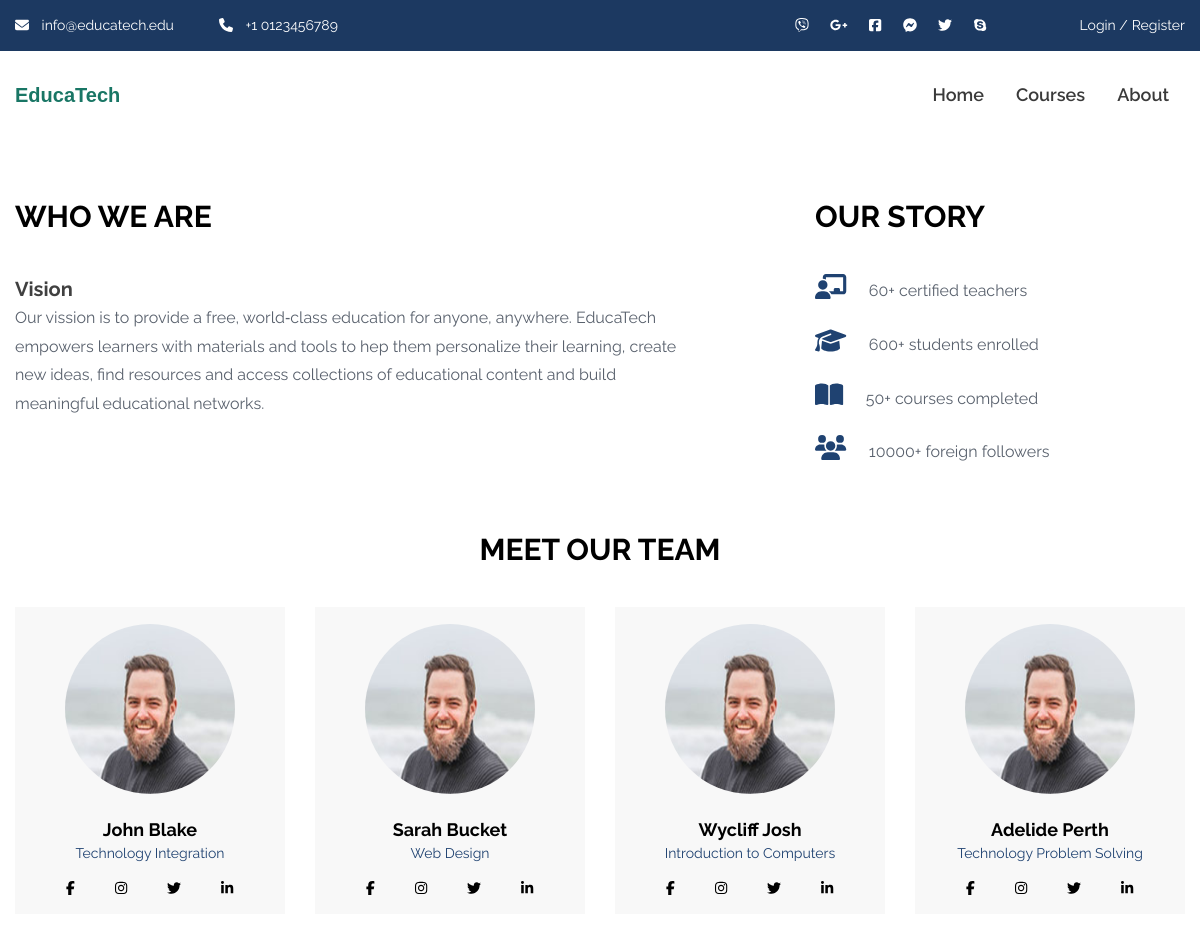
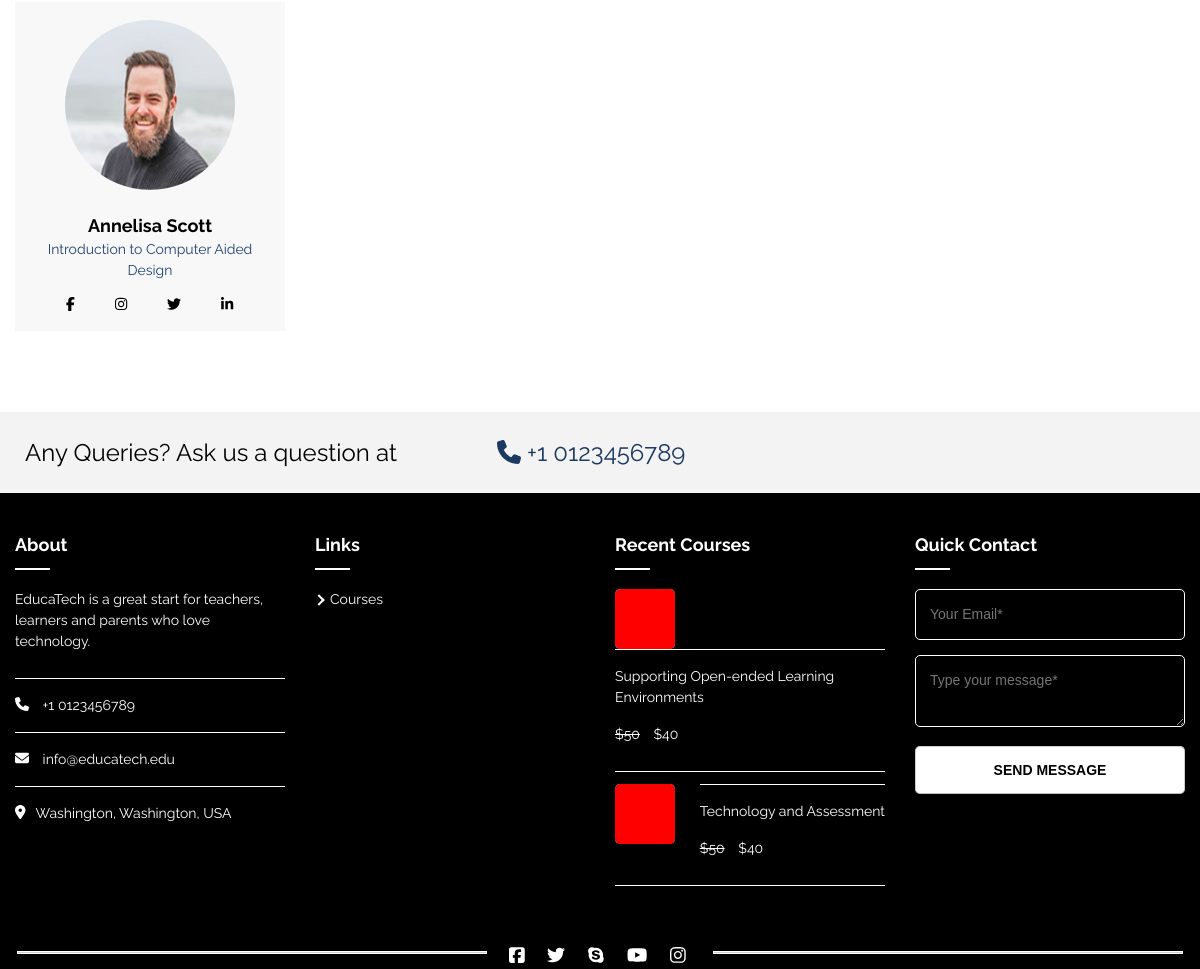
The page /about/ on the database its author committed (2 pictures, top to bottom).
### courses/models.py (models this page shows)
class Instructor(models.Model):
    instructor_name = models.CharField(max_length=50,default="",null=True)
    course_teaching = models.CharField(max_length=50,default="",null=True)

### courses/views.py (the view)
# urls.py: path('about/',views.about, name='about'),
def about(request):
    instructors = Instructor.objects.all()
    context = {'instructors':instructors}
    return render(request, 'courses/about.html',context)

### courses/templates/courses/about.html (shortened to what this page needs)
{% extends "courses/base.html" %}
{% load static %}
{% block content %}
<section class="about-upper-section" itemprop="mainContentofPage">
    <div class="container">
        <article class="who-we-are">
            <h2 class="top-heading">who we are</h2>
            <h3 style="font-size: 2rem;">Vision</h3>
            <p>Our vission is to provide a free, world‑class education for anyone, anywhere.
                EducaTech empowers learners with materials and tools to hep them personalize their learning, create new ideas, find resources and access collections of educational content and build meaningful educational networks.
            </p>
        </article>
        <div class="our-story">
            <h2 class="top-heading">our story</h2>
            <ul>
                <li><i class="fas fa-chalkboard-teacher"></i> <a href="#">60+ certified teachers</a></li>
                <li><i class="fas fa-graduation-cap"></i> <a href="#">600+ students enrolled</a></li>
                <li><i class="fas fa-book-open"></i> <a href="#">50+ courses completed</a></li>
                <li><i class="fas fa-users"></i> <a href="#">10000+ foreign followers</a></li>
            </ul>
        </div>
    </div>
</section>
<section class="team-members" itemprop="contributor">
    <div class="container">
        <h2 class="top-heading">meet our team</h2>
        <article class="developer-grid">
            {% for instructor in instructors %}
            <div class="developer-wrap">
                <img src="{% static 'images/developer-img.jpg' %}" alt="developer images">
                <h3>{{instructor.instructor_name}}</h3>
                <p>{{instructor.course_teaching}}</p>
                <ul>
                    <li><a href=""><i class="fab fa-facebook-f"></i></a></li>
                    <li><a href=""><i class="fab fa-instagram"></i></a></li>
                    <li><a href=""><i class="fab fa-twitter"></i></a></li>
                    <li><a href=""><i class="fab fa-linkedin-in"></i></a></li>
                </ul>
            </div>
            {% endfor %}
        </article>
    </div>
</section>
{% endblock content%}

### courses/templates/courses/base.html (shortened to what this page needs)
<!DOCTYPE html>
{% load static %}
<html>
<head>
	<link rel="stylesheet" type="text/css" href="{% static 'css/all.css' %}">
	<link rel="stylesheet" type="text/css" href="{% static 'css/all.min.css'%}">
	<link rel="stylesheet" type="text/css" href="{% static 'css/lightbox.css' %}">
	<link rel="stylesheet" type="text/css" href="{% static 'css/flexslider.css' %}">
	<link rel="stylesheet" type="text/css" href="{% static 'css/owl.carousel.css' %}">
	<link rel="stylesheet" type="text/css" href="{% static 'css/owl.theme.default.css' %}">
	<link rel="stylesheet" type="text/css" href="{% static 'css/jquery.rateyo.css' %}">
	<link rel="stylesheet" type="text/css" href="{% static 'css/inner-page-style.css' %}">
	<link rel="stylesheet" type="text/css" href="{% static 'css/style.css' %}">
</head>
<body>
	<div id="page" class="site" itemscope itemtype="http://schema.org/LocalBusiness">
		<header class="site-header">
			<div class="top-header">
				<div class="container">
					<div class="top-header-left">
						<div class="top-header-block">
							<a href="mailto:info@educatech.edu" itemprop="email"><i class="fas fa-envelope"></i> info@educatech.edu</a>
						</div>
						<div class="top-header-block">
							<a href="tel:+1 0123456789" itemprop="telephone"><i class="fas fa-phone"></i> +1 0123456789</a>
						</div>
					</div>
					<div class="top-header-right">
						<div class="social-block">
							<ul class="social-list">
								<li><a href=""><i class="fab fa-viber"></i></a></li>
								<li><a href=""><i class="fab fa-google-plus-g"></i></a></li>
								<li><a href=""><i class="fab fa-facebook-square"></i></a></li>
								<li><a href=""><i class="fab fa-facebook-messenger"></i></a></li>
								<li><a href=""><i class="fab fa-twitter"></i></a></li>
								<li><a href=""><i class="fab fa-skype"></i></a></li>
							</ul>
						</div>
						<div class="login-block">
							<a href="">Login /</a>
							<a href="">Register</a>
						</div>
					</div>
				</div>
			</div>
			<div class="main-header">
				<div class="container">
					<div class="" itemprop="logo">
						<a href="{% url 'home' %}"><h1 class="" style="padding-top:1.5rem; color:rgb(25, 118, 101);">EducaTech</h1></a>
					</div>
					<div class="nav-wrap">
						<nav class="nav-desktop">
							<ul class="menu-list">
								<li><a href="{% url 'home' %}">Home</a></li>
								<li class=""><a href="{% url 'course_listing' %}">Courses</a></li>
								<li><a href="{% url 'about' %}">About</a></li>
							</ul>
						</nav>
					</div>
				</div>
			</div>
		</header>
		{% block content %}
        {% endblock content %}
		<section class="query-section">
			<div class="container">
				<p>Any Queries? Ask us a question at<a href="tel:+1 0123456789"><i class="fas fa-phone"></i> +1 0123456789</a></p>
			</div>
		</section>
		<footer class="page-footer" itemprop="footer" itemscope itemtype="http://schema.org/WPFooter">
			<div class="footer-first-section">
				<div class="container">
					<div class="box-wrap" itemprop="about">
						<header>
							<h1>about</h1>
						</header>
						<p>EducaTech is a great start for teachers, learners and parents who love technology.</p>
						<h4><a href="tel:+1 0123456789"><i class="fas fa-phone"></i> +1 0123456789</a></h4>
						<h4><a href="mailto:info@educatech.edu"><i class="fas fa-envelope"></i> info@educatech.edu</a></h4>
						<h4><a href=""><i class="fas fa-map-marker-alt"></i>Washington, Washington, USA</a></h4>
					</div>
					<div class="box-wrap">
						<header>
							<h1>links</h1>
						</header>
						<ul>
							<li><a href="#">Courses</a></li>
						</ul>
					</div>
					<div class="box-wrap">
						<header>
							<h1>recent courses</h1>
						</header>
						<div class="recent-course-wrap">
							<img src="{% static 'images/ui-ux.jpg' %}" alt="Ui/Ux Designing">
							<a href=""><div class="course-name">
								<h4>Supporting Open-ended Learning Environments</h4>
								<p><span>$50</span> $40</p>
							</div></a>
						</div>
						<div class="recent-course-wrap">
							<img src="{% static 'images/ui-ux.jpg' %}" alt="Ui/Ux Designing">
							<a href=""><div class="course-name">
								<h4>Technology and Assessment</h4>
								<p><span>$50</span> $40</p>
							</div></a>
						</div>
					</div>
					<div class="box-wrap">
						<header>
							<h1>quick contact</h1>
						</header>
						<section class="quick-contact">
							<input type="email" name="email" placeholder="Your Email*">
							<textarea placeholder="Type your message*"></textarea>
							<button>send message</button>
						</section>
					</div>
				</div>
			</div>
			<div class="footer-second-section">
				<div class="container">
					<hr class="footer-line">
					<ul class="social-list">
						<li><a href=""><i class="fab fa-facebook-square"></i></a></li>
						<li><a href=""><i class="fab fa-twitter"></i></a></li>
						<li><a href=""><i class="fab fa-skype"></i></a></li>
						<li><a href=""><i class="fab fa-youtube"></i></a></li>
						<li><a href=""><i class="fab fa-instagram"></i></a></li>
					</ul>
					<hr class="footer-line">
				</div>
			</div>
		</footer>
	</div>
</body>
</html>

### courses/static/css/all.css (style rules this page uses)
.fa-book-open:before { content: "\f518"; }
.fa-envelope:before { content: "\f0e0"; }
.fa-facebook-f:before { content: "\f39e"; }
.fa-facebook-messenger:before { content: "\f39f"; }
.fa-google-plus-g:before { content: "\f0d5"; }
.fa-graduation-cap:before { content: "\f19d"; }
.fa-instagram:before { content: "\f16d"; }
.fa-linkedin-in:before { content: "\f0e1"; }
.fa-phone:before { content: "\f095"; }
.fa-skype:before { content: "\f17e"; }
.fa-twitter:before { content: "\f099"; }
.fa-users:before { content: "\f0c0"; }
.fa-viber:before { content: "\f409"; }
.fa-youtube:before { content: "\f167"; }

### rows shown on the page
Instructor: instructor_name "John Blake", course_teaching "Technology Integration"
Instructor: instructor_name "Sarah Bucket", course_teaching "Web Design"
Instructor: instructor_name "Wycliff Josh", course_teaching "Introduction to Computers"
Instructor: instructor_name "Adelide Perth", course_teaching "Technology Problem Solving"
Instructor: instructor_name "Annelisa Scott", course_teaching "Introduction to Computer Aided Design"
